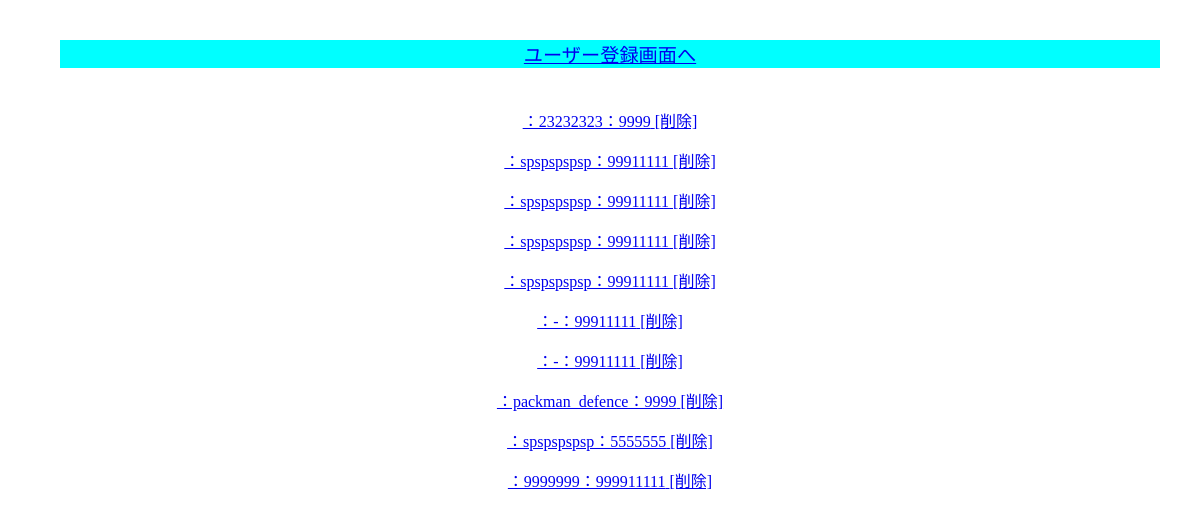
The page /select.php on the database its author committed.
### tables this page shows
CREATE TABLE `gs_user_table` (
  `id` int(12) NOT NULL,
  `name` varchar(64) NOT NULL,
  `lid` varchar(128) NOT NULL,
  `lpw` varchar(64) NOT NULL,
  `kanri_flg` int(11) NOT NULL,
  `life_flg` int(11) NOT NULL
);

### select.php (the view, shortened to what this page needs)
<?php
$pdo = db_conn();
$stmt = $pdo->prepare('SELECT * FROM gs_user_table');
$status = $stmt->execute();
$view = '';
if ($status == false) {
    sql_error($status);
} else {
    while ($result = $stmt->fetch(PDO::FETCH_ASSOC)) {
        $view .= '<p>';
        $view .= '<a href="detail.php?id=' . $result['id'] . '">';
        $view .= $result['name'] . '：' . $result['lid'] . '：' . $result['lpw'];
        $view .= '</a>';
    $view .= '<a href="delete.php?id=' . $result['id'] . '">';
    $view .= ' [削除] ';
    $view .= '</a>';
        $view .= '</p>';
    }
}
?>
<!DOCTYPE html>
<html lang="ja">
<head>
</head>
<body id="main">
    <header>
        <nav class="navbar navbar-default">
            <div class="container-fluid">
                <div class="navbar-header">
                    <a class="navbar-brand" href="index.php">ユーザー登録画面へ</a>
                </div>
            </div>
        </nav>
    </header>
    <div>
        <div class="container jumbotron">
            <?= $view ?>
        </div>
    </div>
</body>
</html>

### select.php (style rules this page uses)
header { font-size: larger; margin: 20px 20px 40px 20px; background-color: cyan; text-align: center; margin:40px 40px 40px 40px; }
.navbar-header { text-align: center; }
.jumbotron { text-align: center; }
body { text-align: center; margin: 20px 0 20px 20px; }

### rows shown on the page
gs_user_table: value "：23232323：9999 [削除]"
gs_user_table: value "：spspspspsp：99911111 [削除]"
gs_user_table: value "：spspspspsp：99911111 [削除]"
gs_user_table: value "：spspspspsp：99911111 [削除]"
gs_user_table: value "：spspspspsp：99911111 [削除]"
gs_user_table: value "：-：99911111 [削除]"
gs_user_table: value "：-：99911111 [削除]"
gs_user_table: value "：packman_defence：9999 [削除]"
gs_user_table: value "：spspspspsp：5555555 [削除]"
gs_user_table: value "：9999999：999911111 [削除]"
